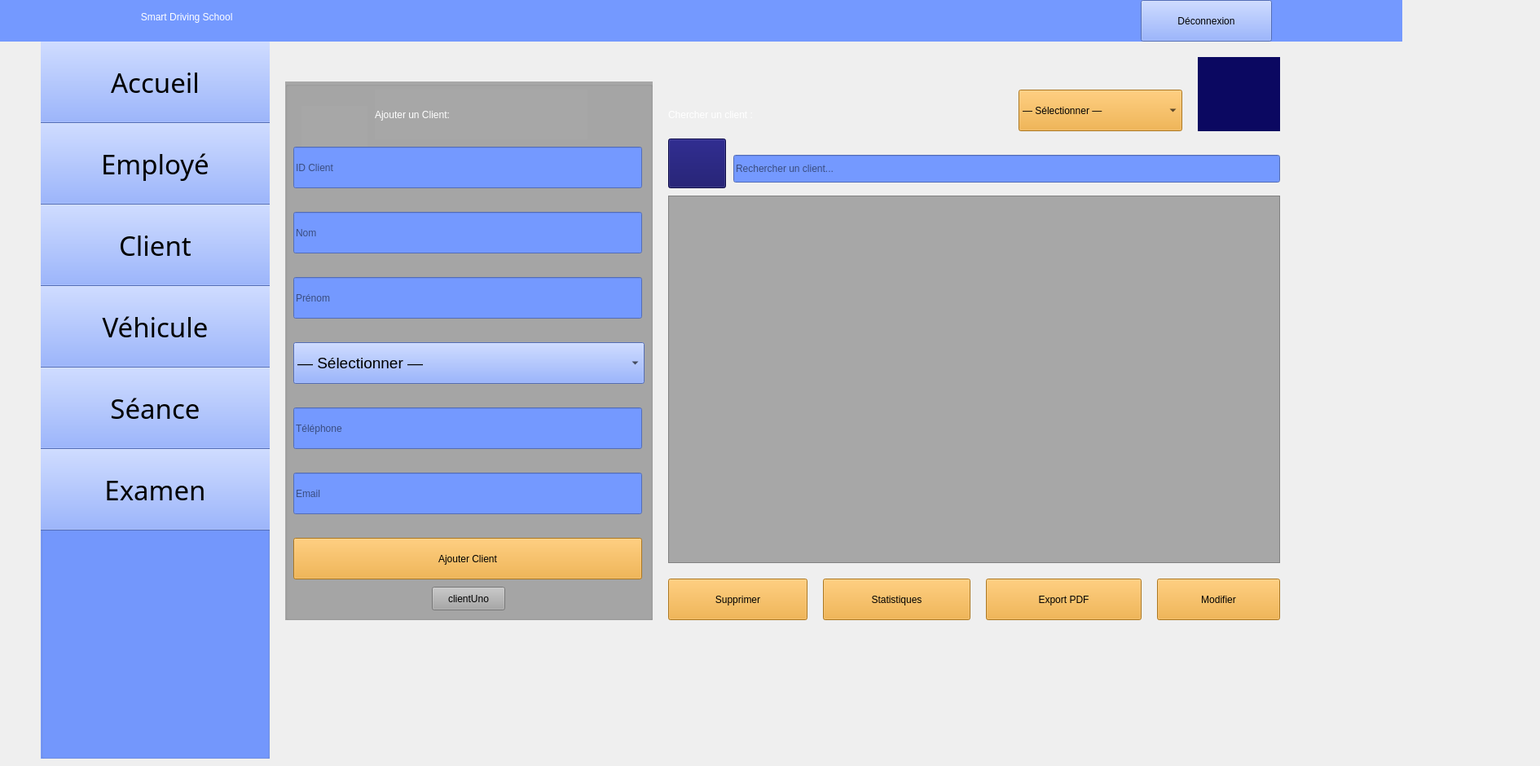
    <widget class="QWidget" name="client">
     <widget class="QLabel" name="label_42">
      <property name="geometry">
       <rect>
        <x>-160</x>
        <y>-10</y>
        <width>1881</width>
        <height>61</height>
       </rect>
      </property>
      <property name="styleSheet">
       <string notr="true">color: rgb(255, 255, 255);
background-color: rgb(116, 153, 255);
font: 24pt &quot;Segoe UI Symbol&quot;;</string>
      </property>
      <property name="text">
       <string>                                                                                                    Smart Driving School         </string>
      </property>
     </widget>
     <widget class="QGroupBox" name="groupBox_19">
      <property name="geometry">
       <rect>
        <x>50</x>
        <y>30</y>
        <width>281</width>
        <height>901</height>
       </rect>
      </property>
      <property name="styleSheet">
       <string notr="true">background-color: rgb(116, 153, 255);</string>
      </property>
      <property name="title">
       <string/>
      </property>
      <widget class="QPushButton" name="pushButton6">
       <property name="geometry">
        <rect>
         <x>-20</x>
         <y>20</y>
         <width>321</width>
         <height>101</height>
        </rect>
       </property>
       <property name="font">
        <font>
         <family>Romantic</family>
         <pointsize>25</pointsize>
         <italic>false</italic>
         <bold>false</bold>
        </font>
       </property>
       <property name="styleSheet">
        <string notr="true">background-color: rgb(116, 153, 255);
font: 25pt &quot;Romantic&quot;;</string>
       </property>
       <property name="text">
        <string>Accueil</string>
       </property>
       <property name="icon">
        <iconset theme="QIcon::ThemeIcon::GoHome"/>
       </property>
       <property name="iconSize">
        <size>
         <width>35</width>
         <height>35</height>
        </size>
       </property>
      </widget>
      <widget class="QPushButton" name="pushButton7">
       <property name="geometry">
        <rect>
         <x>-20</x>
         <y>120</y>
         <width>321</width>
         <height>101</height>
        </rect>
       </property>
       <property name="font">
        <font>
         <family>Romantic</family>
         <pointsize>25</pointsize>
         <italic>false</italic>
         <bold>false</bold>
        </font>
       </property>
       <property name="styleSheet">
        <string notr="true">background-color: rgb(116, 153, 255);
font: 25pt &quot;Romantic&quot;;</string>
       </property>
       <property name="text">
        <string>Employé</string>
       </property>
       <property name="icon">
        <iconset resource="ressources.qrc">
         <normaloff>:/images/46db9ee3d4b3323457222bb8db7f3b42.png</normaloff>:/images/46db9ee3d4b3323457222bb8db7f3b42.png</iconset>
       </property>
       <property name="iconSize">
        <size>
         <width>45</width>
         <height>45</height>
        </size>
       </property>
      </widget>
      <widget class="QPushButton" name="pushButton8">
       <property name="geometry">
        <rect>
         <x>-20</x>
         <y>220</y>
         <width>321</width>
         <height>101</height>
        </rect>
       </property>
       <property name="font">
        <font>
         <family>Romantic</family>
         <pointsize>25</pointsize>
         <italic>false</italic>
         <bold>false</bold>
        </font>
       </property>
       <property name="styleSheet">
        <string notr="true">background-color: rgb(116, 153, 255);
font: 25pt &quot;Romantic&quot;;</string>
       </property>
       <property name="text">
        <string>Client</string>
       </property>
       <property name="icon">
        <iconset resource="ressources.qrc">
         <normaloff>:/images/0527f41904e77feddb97e532fe74d08f.png</normaloff>:/images/0527f41904e77feddb97e532fe74d08f.png</iconset>
       </property>
       <property name="iconSize">
        <size>
         <width>40</width>
         <height>40</height>
        </size>
       </property>
      </widget>
      <widget class="QPushButton" name="pushButton9">
       <property name="geometry">
        <rect>
         <x>-20</x>
         <y>320</y>
         <width>321</width>
         <height>101</height>
        </rect>
       </property>
       <property name="font">
        <font>
         <family>Romantic</family>
         <pointsize>25</pointsize>
         <italic>false</italic>
         <bold>false</bold>
        </font>
       </property>
       <property name="styleSheet">
        <string notr="true">background-color: rgb(116, 153, 255);
font: 25pt &quot;Romantic&quot;;</string>
       </property>
       <property name="text">
        <string>Véhicule</string>
       </property>
       <property name="icon">
        <iconset resource="ressources.qrc">
         <normaloff>:/images/cbad98069fae8d5554390bd40b0b561c.png</normaloff>:/images/cbad98069fae8d5554390bd40b0b561c.png</iconset>
       </property>
       <property name="iconSize">
        <size>
         <width>60</width>
         <height>60</height>
        </size>
       </property>
      </widget>
      <widget class="QPushButton" name="pushButton10">
       <property name="geometry">
        <rect>
         <x>-20</x>
         <y>420</y>
         <width>321</width>
         <height>101</height>
        </rect>
       </property>
       <property name="font">
        <font>
         <family>Romantic</family>
         <pointsize>25</pointsize>
         <italic>false</italic>
         <bold>false</bold>
        </font>
       </property>
       <property name="styleSheet">
        <string notr="true">background-color: rgb(116, 153, 255);
font: 25pt &quot;Romantic&quot;;</string>
       </property>
       <property name="text">
        <string>Séance</string>
       </property>
       <property name="icon">
        <iconset resource="ressources.qrc">
         <normaloff>:/images/c53651e2209ddb3281ed3a114fae2cfb.png</normaloff>:/images/c53651e2209ddb3281ed3a114fae2cfb.png</iconset>
       </property>
       <property name="iconSize">
        <size>
         <width>50</width>
         <height>50</height>
        </size>
       </property>
      </widget>
      <widget class="QPushButton" name="pushButton11">
       <property name="geometry">
        <rect>
         <x>-20</x>
         <y>520</y>
         <width>321</width>
         <height>101</height>
        </rect>
       </property>
       <property name="font">
        <font>
         <family>Romantic</family>
         <pointsize>25</pointsize>
         <italic>false</italic>
         <bold>false</bold>
        </font>
       </property>
       <property name="styleSheet">
        <string notr="true">background-color: rgb(116, 153, 255);
font: 25pt &quot;Romantic&quot;;</string>
       </property>
       <property name="text">
        <string>Examen</string>
       </property>
       <property name="icon">
        <iconset resource="ressources.qrc">
         <normaloff>:/images/7001e00fd5b7f2745c5e91ff547f4763.png</normaloff>:/images/7001e00fd5b7f2745c5e91ff547f4763.png</iconset>
       </property>
       <property name="iconSize">
        <size>
         <width>50</width>
         <height>50</height>
        </size>
       </property>
      </widget>
     </widget>
     <widget class="QLabel" name="label_43">
      <property name="geometry">
       <rect>
        <x>670</x>
        <y>10</y>
        <width>41</width>
        <height>31</height>
       </rect>
      </property>
      <property name="styleSheet">
       <string notr="true">background-color: rgb(116, 153, 255);</string>
      </property>
      <property name="text">
       <string/>
      </property>
      <property name="pixmap">
       <pixmap resource="ressources.qrc">:/images/image22.png</pixmap>
      </property>
      <property name="scaledContents">
       <bool>true</bool>
      </property>
     </widget>
     <widget class="QLabel" name="label_44">
      <property name="geometry">
       <rect>
        <x>1020</x>
        <y>10</y>
        <width>41</width>
        <height>31</height>
       </rect>
      </property>
      <property name="styleSheet">
       <string notr="true">background-color: rgb(116, 153, 255);</string>
      </property>
      <property name="text">
       <string/>
      </property>
      <property name="pixmap">
       <pixmap resource="ressources.qrc">:/images/image22.png</pixmap>
      </property>
      <property name="scaledContents">
       <bool>true</bool>
      </property>
     </widget>
     <widget class="QPushButton" name="pushButton183">
      <property name="geometry">
       <rect>
        <x>1400</x>
        <y>0</y>
        <width>161</width>
        <height>51</height>
       </rect>
      </property>
      <property name="styleSheet">
       <string notr="true">font: 700 11pt &quot;Romantic&quot;;
background-color: rgb(116, 153, 255);</string>
      </property>
      <property name="text">
       <string>Déconnexion</string>
      </property>
     </widget>
     <widget class="QLabel" name="label_45">
      <property name="geometry">
       <rect>
        <x>1470</x>
        <y>70</y>
        <width>101</width>
        <height>91</height>
       </rect>
      </property>
      <property name="styleSheet">
       <string notr="true">background-color: rgb(11, 8, 97);</string>
      </property>
      <property name="text">
       <string/>
      </property>
      <property name="pixmap">
       <pixmap resource="ressources.qrc">:/images/logoc++++.png</pixmap>
      </property>
      <property name="scaledContents">
       <bool>true</bool>
      </property>
     </widget>
     <widget class="QGroupBox" name="btnClientuno">
      <property name="geometry">
       <rect>
        <x>350</x>
        <y>100</y>
        <width>451</width>
        <height>661</height>
       </rect>
      </property>
      <property name="styleSheet">
       <string notr="true">background-color: rgb(167, 167, 167);</string>
      </property>
      <property name="title">
       <string/>
      </property>
      <widget class="QLabel" name="labelTitle">
       <property name="geometry">
        <rect>
         <x>110</x>
         <y>10</y>
         <width>261</width>
         <height>61</height>
        </rect>
       </property>
       <property name="maximumSize">
        <size>
         <width>300</width>
         <height>80</height>
        </size>
       </property>
       <property name="styleSheet">
        <string notr="true">background-color: rgb(167, 167, 167);
font: 20pt &quot;Segoe UI&quot;;
color: rgb(255, 255, 255);</string>
       </property>
       <property name="text">
        <string>Ajouter un Client:</string>
       </property>
      </widget>
      <widget class="QLabel" name="label_46">
       <property name="geometry">
        <rect>
         <x>20</x>
         <y>30</y>
         <width>81</width>
         <height>61</height>
        </rect>
       </property>
       <property name="text">
        <string/>
       </property>
       <property name="pixmap">
        <pixmap>:/images/hhhhh.png</pixmap>
       </property>
       <property name="scaledContents">
        <bool>true</bool>
       </property>
      </widget>
      <widget class="QLineEdit" name="lineEdit_idClient">
       <property name="geometry">
        <rect>
         <x>10</x>
         <y>80</y>
         <width>428</width>
         <height>51</height>
        </rect>
       </property>
       <property name="styleSheet">
        <string notr="true">background-color: rgb(116, 153, 255);
color: rgb(0, 0, 0);

</string>
       </property>
       <property name="placeholderText">
        <string>ID Client</string>
       </property>
      </widget>
      <widget class="QLineEdit" name="lineEdit_nomClient">
       <property name="geometry">
        <rect>
         <x>10</x>
         <y>160</y>
         <width>428</width>
         <height>51</height>
        </rect>
       </property>
       <property name="styleSheet">
        <string notr="true">background-color: rgb(116, 153, 255);
color: rgb(0, 0, 0);

</string>
       </property>
       <property name="placeholderText">
        <string>Nom</string>
       </property>
      </widget>
      <widget class="QLineEdit" name="lineEdit_prenomClient">
       <property name="geometry">
        <rect>
         <x>10</x>
         <y>240</y>
         <width>428</width>
         <height>51</height>
        </rect>
       </property>
       <property name="styleSheet">
        <string notr="true">background-color: rgb(116, 153, 255);
color: rgb(0, 0, 0);

</string>
       </property>
       <property name="placeholderText">
        <string>Prénom</string>
       </property>
      </widget>
      <widget class="QLineEdit" name="lineEdit_telephoneClient">
       <property name="geometry">
        <rect>
         <x>10</x>
         <y>400</y>
         <width>428</width>
         <height>51</height>
        </rect>
       </property>
       <property name="styleSheet">
        <string notr="true">background-color: rgb(116, 153, 255);
color: rgb(0, 0, 0);

</string>
       </property>
       <property name="placeholderText">
        <string>Téléphone</string>
       </property>
      </widget>
      <widget class="QLineEdit" name="lineEdit_emailClient">
       <property name="geometry">
        <rect>
         <x>10</x>
         <y>480</y>
         <width>428</width>
         <height>51</height>
        </rect>
       </property>
       <property name="styleSheet">
        <string notr="true">background-color: rgb(116, 153, 255);
color: rgb(0, 0, 0);

</string>
       </property>
       <property name="placeholderText">
        <string>Email</string>
       </property>
      </widget>
      <widget class="QPushButton" name="pushButton_ajoutClient">
       <property name="geometry">
        <rect>
         <x>10</x>
         <y>560</y>
         <width>428</width>
         <height>51</height>
        </rect>
       </property>
       <property name="styleSheet">
        <string notr="true">font: 16pt &quot;Palatino Linotype&quot;;
background-color: rgb(241, 165, 40);
</string>
       </property>
       <property name="text">
        <string>Ajouter Client</string>
       </property>
       <property name="icon">
        <iconset theme="QIcon::ThemeIcon::ContactNew"/>
       </property>
      </widget>
      <widget class="QComboBox" name="comboBox_niveauClient">
       <property name="geometry">
        <rect>
         <x>10</x>
         <y>320</y>
         <width>431</width>
         <height>51</height>
        </rect>
       </property>
       <property name="font">
        <font>
         <family>Segoe UI</family>
         <pointsize>14</pointsize>
         <italic>false</italic>
         <bold>false</bold>
        </font>
       </property>
       <property name="styleSheet">
        <string notr="true">font: 14pt &quot;Segoe UI&quot;;
background-color: rgb(116, 153, 255);</string>
       </property>
       <property name="currentText">
        <string notr="true">— Sélectionner —</string>
       </property>
       <property name="placeholderText">
        <string/>
       </property>
       <property name="duplicatesEnabled">
        <bool>false</bool>
       </property>
       <property name="frame">
        <bool>true</bool>
       </property>
       <item>
        <property name="text">
         <string>— Sélectionner —</string>
        </property>
       </item>
       <item>
        <property name="text">
         <string>Débutant</string>
        </property>
       </item>
       <item>
        <property name="text">
         <string>Intermédiaire</string>
        </property>
       </item>
       <item>
        <property name="text">
         <string>Avancé</string>
        </property>
       </item>
      </widget>
      <widget class="QPushButton" name="btnClientUno">
       <property name="geometry">
        <rect>
         <x>180</x>
         <y>620</y>
         <width>90</width>
         <height>29</height>
        </rect>
       </property>
       <property name="text">
        <string>clientUno</string>
       </property>
      </widget>
     </widget>
     <widget class="QLineEdit" name="lineEdit_rechercheClient">
      <property name="geometry">
       <rect>
        <x>900</x>
        <y>190</y>
        <width>671</width>
        <height>34</height>
       </rect>
      </property>
      <property name="styleSheet">
       <string notr="true">background-color: rgb(116, 153, 255);
color: rgb(0, 0, 0);</string>
      </property>
      <property name="placeholderText">
       <string>Rechercher un client...</string>
      </property>
     </widget>
     <widget class="QTableView" name="tableClient">
      <property name="enabled">
       <bool>true</bool>
      </property>
      <property name="geometry">
       <rect>
        <x>820</x>
        <y>240</y>
        <width>751</width>
        <height>451</height>
       </rect>
      </property>
      <property name="minimumSize">
       <size>
        <width>400</width>
        <height>20</height>
       </size>
      </property>
      <property name="layoutDirection">
       <enum>Qt::LayoutDirection::LeftToRight</enum>
      </property>
      <property name="styleSheet">
       <string notr="true">background-color: rgb(167, 167, 167);
font: 18pt &quot;Palatino Linotype&quot;;</string>
      </property>
      <attribute name="horizontalHeaderMinimumSectionSize">
       <number>99</number>
      </attribute>
      <attribute name="horizontalHeaderDefaultSectionSize">
       <number>121</number>
      </attribute>
      <attribute name="horizontalHeaderHighlightSections">
       <bool>false</bool>
      </attribute>
      <attribute name="verticalHeaderVisible">
       <bool>false</bool>
      </attribute>
      <attribute name="verticalHeaderMinimumSectionSize">
       <number>30</number>
      </attribute>
      <attribute name="verticalHeaderDefaultSectionSize">
       <number>30</number>
      </attribute>
      <attribute name="verticalHeaderHighlightSections">
       <bool>false</bool>
      </attribute>
      <attribute name="verticalHeaderShowSortIndicator" stdset="0">
       <bool>false</bool>
      </attribute>
     </widget>
     <widget class="QPushButton" name="pushButton136">
      <property name="geometry">
       <rect>
        <x>1010</x>
        <y>710</y>
        <width>181</width>
        <height>51</height>
       </rect>
      </property>
      <property name="styleSheet">
       <string notr="true">font: 16pt &quot;Palatino Linotype&quot;;
background-color: rgb(241, 165, 40);
</string>
      </property>
      <property name="text">
       <string>Statistiques</string>
      </property>
      <property name="icon">
       <iconset resource="ressources.qrc">
        <normaloff>:/images/statistic-icon-design-free-vector.png</normaloff>:/images/statistic-icon-design-free-vector.png</iconset>
      </property>
      <property name="iconSize">
       <size>
        <width>25</width>
        <height>25</height>
       </size>
      </property>
     </widget>
     <widget class="QPushButton" name="btn_exportClientPDF">
      <property name="geometry">
       <rect>
        <x>1210</x>
        <y>710</y>
        <width>191</width>
        <height>51</height>
       </rect>
      </property>
      <property name="styleSheet">
       <string notr="true">font: 16pt &quot;Palatino Linotype&quot;;
background-color: rgb(241, 165, 40);
</string>
      </property>
      <property name="text">
       <string>Export PDF</string>
      </property>
      <property name="icon">
       <iconset theme="QIcon::ThemeIcon::DocumentOpen"/>
      </property>
     </widget>
     <widget class="QLabel" name="label_198">
      <property name="geometry">
       <rect>
        <x>820</x>
        <y>110</y>
        <width>481</width>
        <height>61</height>
       </rect>
      </property>
      <property name="styleSheet">
       <string notr="true">font: 37pt &quot;Chaparral Pro&quot;;
color: rgb(255, 255, 255);</string>
      </property>
      <property name="text">
       <string>Chercher un client :</string>
      </property>
     </widget>
     <widget class="QPushButton" name="pushButton_rechercheClient">
      <property name="geometry">
       <rect>
        <x>820</x>
        <y>170</y>
        <width>71</width>
        <height>61</height>
       </rect>
      </property>
      <property name="styleSheet">
       <string notr="true">background-color: rgb(11, 8, 97);</string>
      </property>
      <property name="text">
       <string/>
      </property>
      <property name="icon">
       <iconset resource="ressources.qrc">
        <normaloff>:/images/6e37486260355404fdb81003a7d71b05.png</normaloff>:/images/6e37486260355404fdb81003a7d71b05.png</iconset>
      </property>
      <property name="iconSize">
       <size>
        <width>70</width>
        <height>70</height>
       </size>
      </property>
     </widget>
     <widget class="QComboBox" name="comboBox_triClient">
      <property name="geometry">
       <rect>
        <x>1250</x>
        <y>110</y>
        <width>201</width>
        <height>51</height>
       </rect>
      </property>
      <property name="styleSheet">
       <string notr="true">font: 15pt &quot;Segoe UI&quot;;
background-color: rgb(241, 165, 40);
</string>
      </property>
      <item>
       <property name="text">
        <string>— Sélectionner —</string>
       </property>
      </item>
      <item>
       <property name="text">
        <string>ID croissant (0–9)
</string>
       </property>
      </item>
      <item>
       <property name="text">
        <string>ID décroissant (9–0)
</string>
       </property>
      </item>
      <item>
       <property name="text">
        <string>Prenom A-Z</string>
       </property>
      </item>
      <item>
       <property name="text">
        <string>Prenom Z-A</string>
       </property>
      </item>
     </widget>
     <widget class="QPushButton" name="pushButton_modifierClient">
      <property name="geometry">
       <rect>
        <x>1420</x>
        <y>710</y>
        <width>151</width>
        <height>51</height>
       </rect>
      </property>
      <property name="styleSheet">
       <string notr="true">font: 18pt &quot;Palatino Linotype&quot;;
background-color: rgb(241, 165, 40);
</string>
      </property>
      <property name="text">
       <string>Modifier</string>
      </property>
      <property name="icon">
       <iconset theme="QIcon::ThemeIcon::MailMessageNew"/>
      </property>
     </widget>
     <widget class="QPushButton" name="pushButton_supprimerClient">
      <property name="geometry">
       <rect>
        <x>820</x>
        <y>710</y>
        <width>171</width>
        <height>51</height>
       </rect>
      </property>
      <property name="styleSheet">
       <string notr="true">font: 18pt &quot;Palatino Linotype&quot;;
background-color: rgb(241, 165, 40);
</string>
      </property>
      <property name="text">
       <string>Supprimer</string>
      </property>
      <property name="icon">
       <iconset theme="QIcon::ThemeIcon::EditDelete"/>
      </property>
     </widget>
     <zorder>groupBox_19</zorder>
     <zorder>label_42</zorder>
     <zorder>label_43</zorder>
     <zorder>label_44</zorder>
     <zorder>pushButton183</zorder>
     <zorder>label_45</zorder>
     <zorder>btnClientuno</zorder>
     <zorder>lineEdit_rechercheClient</zorder>
     <zorder>tableClient</zorder>
     <zorder>pushButton136</zorder>
     <zorder>btn_exportClientPDF</zorder>
     <zorder>label_198</zorder>
     <zorder>pushButton_rechercheClient</zorder>
     <zorder>comboBox_triClient</zorder>
     <zorder>pushButton_modifierClient</zorder>
     <zorder>pushButton_supprimerClient</zorder>
    </widget>
